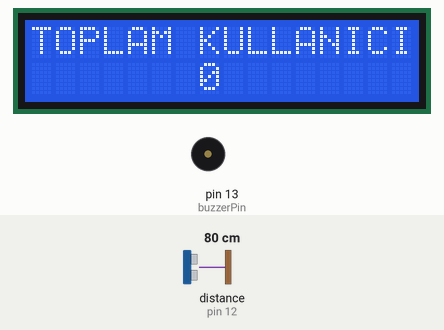
Bench run of a sketch on a simulated Arduino Uno, built with avr-gcc and run on an emulated ATmega328P. Parts: 16×2 character LCD, buzzer (waves = sounding). Wiring (inferred from the names in the program): ultrasonic range finder: trigger pin 11; echo pin 12. The test bench sets the inputs (shaded band); at power-on: distance to the obstacle (sensor on pin 12) 80 cm. The echo pulse lasts 58.3 µs per cm.

Above: at 1.2 s.
1.3 s: distance to the obstacle (sensor on pin 12) set to 54 cm
2.8 s: distance to the obstacle (sensor on pin 12) set to 45 cm
At 3.11 s:
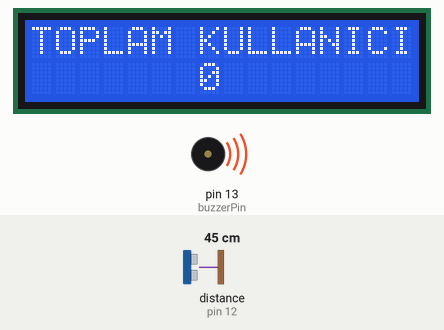
5.8 s: distance to the obstacle (sensor on pin 12) set to 60 cm
At 6.4 s:
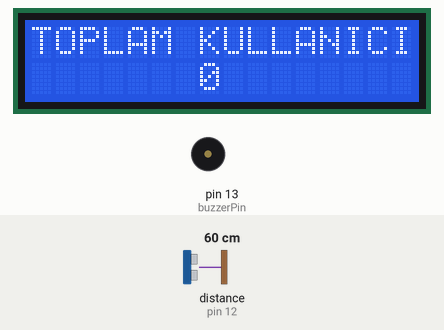
7.6 s: distance to the obstacle (sensor on pin 12) set to 35 cm
At 8.24 s:
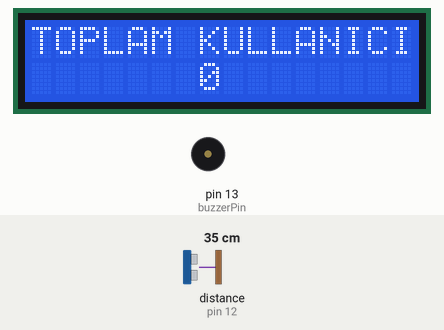
Timing chart, 0 to 11.6 s (numbered marks = the images above; inputs shaded):
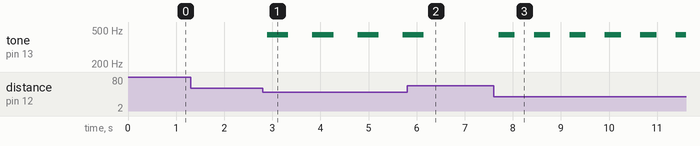

Measured:
- the behaviour switches between 51 and 50 cm on distance to the obstacle (sensor on pin 12) (found by bisection; images 0 and 1)
- after the input at 2.8 s, tone on pin 13 (buzzerPin): alternates 440 Hz for 0.44 s and silent for 0.50 s, starting after 0.10 s
- after the input at 5.8 s, tone on pin 13 (buzzerPin): goes on until 6.1 s, then stays silent
- after the input at 7.6 s, tone on pin 13 (buzzerPin): alternates 440 Hz for 0.34 s and silent for 0.40 s, starting after 0.10 s

The sketch:

sensorle_lcd.ino
```cpp
#include <LiquidCrystal.h>
#define echoPin 12
#define trigPin 11
#define buzzerPin 13
int x=0;
int maximumRange = 50;
int minimumRange = 0;
LiquidCrystal ekran(8, 9, 4, 5, 6, 7);


void setup() {
  ekran.begin(16,2);
  pinMode(trigPin, OUTPUT);
  pinMode(echoPin, INPUT);
  pinMode(buzzerPin, OUTPUT);
  Serial.begin(9600);
}

void loop() {

  ekran.home();
  ekran.setCursor(0,0);
  ekran.print("TOPLAM KULLANICI");
  if (melodi == HIGH);
   x=x++;
   ekran.setCursor(7,1);
   ekran.print(x);
  int olcum = mesafe(maximumRange, minimumRange);
  melodi(olcum*10);
 }

int mesafe(int maxrange, int minrange)
{
  long duration, distance;

  digitalWrite(trigPin, LOW);
  delayMicroseconds(2);
  digitalWrite(trigPin, HIGH);
  delayMicroseconds(10);
  digitalWrite(trigPin, LOW);

  duration = pulseIn(echoPin, HIGH);
  distance = duration / 58.2;
  delay(50);    // 50ms bekliyoruz.

  if(distance >=maxrange || distance <= minrange)
  return 0;
  return distance;

}

int melodi(int dly)
{
  tone(buzzerPin, 440);
  delay(dly);
  noTone(buzzerPin);
  delay(dly);
}
```
